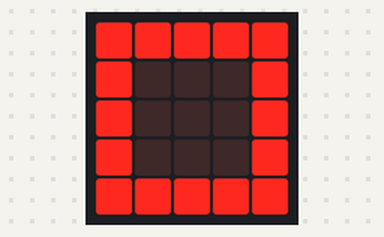
A program run on a simulated BBC micro:bit (MakeCode). Shown: the board's 5×5 LED display.

Above: at 0.1 s.

The program:

main.ts
```typescript
for (let index = 0; index < 3; index++) {
    basic.showLeds(`
        # # # # #
        # . . . #
        # . . . #
        # . . . #
        # # # # #
        `)
    basic.pause(1000)
    basic.clearScreen()
    basic.pause(1000)
}
basic.forever(function () {

})
```

test.ts
```typescript
// οι δοκιμές πηγαίνουν εδώ, δεν θα γίνει εκτέλεση όταν αυτό το πακέτο χρησιμοποιηθεί ως επέκταση.
```
